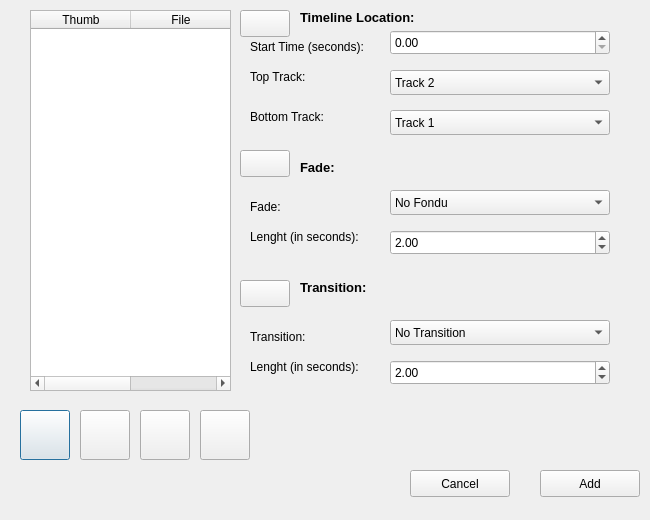
<?xml version="1.0" encoding="UTF-8"?>
<ui version="4.0">
 <class>Dialog</class>
 <widget class="QDialog" name="Dialog">
  <property name="geometry">
   <rect>
    <x>0</x>
    <y>0</y>
    <width>650</width>
    <height>520</height>
   </rect>
  </property>
  <property name="windowTitle">
   <string>Add To Timeline</string>
  </property>
  <property name="windowIcon">
   <iconset>
    <normaloff>../../../xdg/openshot.svg</normaloff>../../../xdg/openshot.svg</iconset>
  </property>
  <property name="locale">
   <locale language="English" country="UnitedStates"/>
  </property>
  <widget class="QTableWidget" name="tableWidget">
   <property name="geometry">
    <rect>
     <x>30</x>
     <y>10</y>
     <width>201</width>
     <height>381</height>
    </rect>
   </property>
   <column>
    <property name="text">
     <string>Thumb</string>
    </property>
   </column>
   <column>
    <property name="text">
     <string>File</string>
    </property>
   </column>
  </widget>
  <widget class="QPushButton" name="btnmoveup">
   <property name="geometry">
    <rect>
     <x>20</x>
     <y>410</y>
     <width>50</width>
     <height>50</height>
    </rect>
   </property>
   <property name="icon">
    <iconset theme="go-up" resource="../../images/openshot.qrc">
     <normaloff>:/icons/Compass/actions/nav-toolbar/go-up.svg</normaloff>:/icons/Compass/actions/nav-toolbar/go-up.svg</iconset>
   </property>
   <property name="iconSize">
    <size>
     <width>32</width>
     <height>32</height>
    </size>
   </property>
  </widget>
  <widget class="QPushButton" name="btnmovedown">
   <property name="geometry">
    <rect>
     <x>80</x>
     <y>410</y>
     <width>50</width>
     <height>50</height>
    </rect>
   </property>
   <property name="icon">
    <iconset theme="go-down" resource="../../images/openshot.qrc">
     <normaloff>:/icons/Compass/actions/nav-toolbar/go-down.svg</normaloff>:/icons/Compass/actions/nav-toolbar/go-down.svg</iconset>
   </property>
   <property name="iconSize">
    <size>
     <width>32</width>
     <height>32</height>
    </size>
   </property>
  </widget>
  <widget class="QPushButton" name="btncancel">
   <property name="geometry">
    <rect>
     <x>200</x>
     <y>410</y>
     <width>50</width>
     <height>50</height>
    </rect>
   </property>
   <property name="icon">
    <iconset theme="gtk-cancel" resource="../../images/openshot.qrc">
     <normaloff>:/icons/Compass/actions/misc/button-cancel.svg</normaloff>:/icons/Compass/actions/misc/button-cancel.svg</iconset>
   </property>
   <property name="iconSize">
    <size>
     <width>32</width>
     <height>32</height>
    </size>
   </property>
  </widget>
  <widget class="QPushButton" name="btnrefresh">
   <property name="geometry">
    <rect>
     <x>140</x>
     <y>410</y>
     <width>50</width>
     <height>50</height>
    </rect>
   </property>
   <property name="icon">
    <iconset theme="gtk-refresh" resource="../../images/openshot.qrc">
     <normaloff>:/icons/Compass/actions/misc/gtk-refresh.svg</normaloff>:/icons/Compass/actions/misc/gtk-refresh.svg</iconset>
   </property>
   <property name="iconSize">
    <size>
     <width>32</width>
     <height>32</height>
    </size>
   </property>
  </widget>
  <widget class="QPushButton" name="pushButton_5">
   <property name="geometry">
    <rect>
     <x>240</x>
     <y>10</y>
     <width>50</width>
     <height>27</height>
    </rect>
   </property>
   <property name="icon">
    <iconset theme="go-down">
     <normaloff/>
    </iconset>
   </property>
  </widget>
  <widget class="QPushButton" name="pushButton_6">
   <property name="geometry">
    <rect>
     <x>240</x>
     <y>150</y>
     <width>50</width>
     <height>27</height>
    </rect>
   </property>
   <property name="icon">
    <iconset theme="go-down">
     <normaloff/>
    </iconset>
   </property>
  </widget>
  <widget class="QPushButton" name="pushButton_7">
   <property name="geometry">
    <rect>
     <x>240</x>
     <y>280</y>
     <width>50</width>
     <height>27</height>
    </rect>
   </property>
   <property name="icon">
    <iconset theme="go-down">
     <normaloff/>
    </iconset>
   </property>
  </widget>
  <widget class="QLabel" name="label">
   <property name="geometry">
    <rect>
     <x>250</x>
     <y>330</y>
     <width>120</width>
     <height>15</height>
    </rect>
   </property>
   <property name="text">
    <string>&lt;html&gt;&lt;head/&gt;&lt;body&gt;&lt;p&gt;Transition:&lt;/p&gt;&lt;/body&gt;&lt;/html&gt;</string>
   </property>
  </widget>
  <widget class="QLabel" name="label_2">
   <property name="geometry">
    <rect>
     <x>250</x>
     <y>360</y>
     <width>120</width>
     <height>15</height>
    </rect>
   </property>
   <property name="text">
    <string>&lt;html&gt;&lt;head/&gt;&lt;body&gt;&lt;p&gt;Lenght (in seconds):&lt;/p&gt;&lt;/body&gt;&lt;/html&gt;</string>
   </property>
  </widget>
  <widget class="QLabel" name="label_3">
   <property name="geometry">
    <rect>
     <x>250</x>
     <y>200</y>
     <width>120</width>
     <height>15</height>
    </rect>
   </property>
   <property name="text">
    <string>&lt;html&gt;&lt;head/&gt;&lt;body&gt;&lt;p&gt;Fade:&lt;/p&gt;&lt;/body&gt;&lt;/html&gt;</string>
   </property>
  </widget>
  <widget class="QLabel" name="label_4">
   <property name="geometry">
    <rect>
     <x>250</x>
     <y>230</y>
     <width>120</width>
     <height>15</height>
    </rect>
   </property>
   <property name="text">
    <string>&lt;html&gt;&lt;head/&gt;&lt;body&gt;&lt;p&gt;Lenght (in seconds):&lt;/p&gt;&lt;/body&gt;&lt;/html&gt;</string>
   </property>
  </widget>
  <widget class="QLabel" name="label_5">
   <property name="geometry">
    <rect>
     <x>250</x>
     <y>40</y>
     <width>140</width>
     <height>15</height>
    </rect>
   </property>
   <property name="text">
    <string>&lt;html&gt;&lt;head/&gt;&lt;body&gt;&lt;p&gt;Start Time (seconds):&lt;/p&gt;&lt;/body&gt;&lt;/html&gt;</string>
   </property>
  </widget>
  <widget class="QLabel" name="label_6">
   <property name="geometry">
    <rect>
     <x>250</x>
     <y>70</y>
     <width>120</width>
     <height>15</height>
    </rect>
   </property>
   <property name="text">
    <string>&lt;html&gt;&lt;head/&gt;&lt;body&gt;&lt;p&gt;Top Track:&lt;/p&gt;&lt;/body&gt;&lt;/html&gt;</string>
   </property>
  </widget>
  <widget class="QLabel" name="label_7">
   <property name="geometry">
    <rect>
     <x>250</x>
     <y>110</y>
     <width>120</width>
     <height>15</height>
    </rect>
   </property>
   <property name="text">
    <string>&lt;html&gt;&lt;head/&gt;&lt;body&gt;&lt;p&gt;Bottom Track:&lt;/p&gt;&lt;/body&gt;&lt;/html&gt;</string>
   </property>
  </widget>
  <widget class="QComboBox" name="cmbtransition">
   <property name="geometry">
    <rect>
     <x>390</x>
     <y>320</y>
     <width>220</width>
     <height>25</height>
    </rect>
   </property>
   <item>
    <property name="text">
     <string>No Transition</string>
    </property>
   </item>
  </widget>
  <widget class="QComboBox" name="cmbfade">
   <property name="geometry">
    <rect>
     <x>390</x>
     <y>190</y>
     <width>220</width>
     <height>25</height>
    </rect>
   </property>
   <item>
    <property name="text">
     <string>No Fondu</string>
    </property>
   </item>
   <item>
    <property name="text">
     <string>Fade In</string>
    </property>
   </item>
   <item>
    <property name="text">
     <string>Fade Out</string>
    </property>
   </item>
   <item>
    <property name="text">
     <string>Fade In &amp; Out</string>
    </property>
   </item>
  </widget>
  <widget class="QComboBox" name="cmbtoptrack">
   <property name="geometry">
    <rect>
     <x>390</x>
     <y>70</y>
     <width>220</width>
     <height>25</height>
    </rect>
   </property>
   <item>
    <property name="text">
     <string>Track 2</string>
    </property>
   </item>
   <item>
    <property name="text">
     <string>Track 1</string>
    </property>
   </item>
  </widget>
  <widget class="QComboBox" name="cmbbottomtrack">
   <property name="geometry">
    <rect>
     <x>390</x>
     <y>110</y>
     <width>220</width>
     <height>25</height>
    </rect>
   </property>
   <item>
    <property name="text">
     <string>Track 1</string>
    </property>
   </item>
   <item>
    <property name="text">
     <string>Track 2</string>
    </property>
   </item>
  </widget>
  <widget class="QLabel" name="label_8">
   <property name="geometry">
    <rect>
     <x>300</x>
     <y>280</y>
     <width>140</width>
     <height>15</height>
    </rect>
   </property>
   <property name="text">
    <string>&lt;html&gt;&lt;head/&gt;&lt;body&gt;&lt;p&gt;&lt;span style=&quot; font-size:10pt; font-weight:600;&quot;&gt;Transition:&lt;/span&gt;&lt;/p&gt;&lt;/body&gt;&lt;/html&gt;</string>
   </property>
  </widget>
  <widget class="QLabel" name="label_9">
   <property name="geometry">
    <rect>
     <x>300</x>
     <y>160</y>
     <width>140</width>
     <height>15</height>
    </rect>
   </property>
   <property name="text">
    <string>&lt;html&gt;&lt;head/&gt;&lt;body&gt;&lt;p&gt;&lt;span style=&quot; font-size:10pt; font-weight:600;&quot;&gt;Fade:&lt;/span&gt;&lt;/p&gt;&lt;/body&gt;&lt;/html&gt;</string>
   </property>
  </widget>
  <widget class="QLabel" name="label_10">
   <property name="geometry">
    <rect>
     <x>300</x>
     <y>10</y>
     <width>140</width>
     <height>15</height>
    </rect>
   </property>
   <property name="text">
    <string>&lt;html&gt;&lt;head/&gt;&lt;body&gt;&lt;p&gt;&lt;span style=&quot; font-size:10pt; font-weight:600;&quot;&gt;Timeline Location:&lt;/span&gt;&lt;/p&gt;&lt;/body&gt;&lt;/html&gt;</string>
   </property>
  </widget>
  <widget class="QDoubleSpinBox" name="spbstarttime">
   <property name="geometry">
    <rect>
     <x>390</x>
     <y>30</y>
     <width>220</width>
     <height>25</height>
    </rect>
   </property>
  </widget>
  <widget class="QDoubleSpinBox" name="spbfadelenght">
   <property name="geometry">
    <rect>
     <x>390</x>
     <y>230</y>
     <width>220</width>
     <height>25</height>
    </rect>
   </property>
   <property name="value">
    <double>2.000000000000000</double>
   </property>
  </widget>
  <widget class="QDoubleSpinBox" name="spbtransitionlenght">
   <property name="geometry">
    <rect>
     <x>390</x>
     <y>360</y>
     <width>220</width>
     <height>25</height>
    </rect>
   </property>
   <property name="singleStep">
    <double>1.000000000000000</double>
   </property>
   <property name="value">
    <double>2.000000000000000</double>
   </property>
  </widget>
  <widget class="QPushButton" name="pushButton">
   <property name="geometry">
    <rect>
     <x>410</x>
     <y>470</y>
     <width>100</width>
     <height>27</height>
    </rect>
   </property>
   <property name="text">
    <string>Cancel</string>
   </property>
   <property name="icon">
    <iconset theme="gtk-cancel" resource="../../images/openshot.qrc">
     <normaloff>:/icons/Compass/actions/misc/button-cancel.svg</normaloff>:/icons/Compass/actions/misc/button-cancel.svg</iconset>
   </property>
  </widget>
  <widget class="QPushButton" name="pushButton_2">
   <property name="geometry">
    <rect>
     <x>540</x>
     <y>470</y>
     <width>100</width>
     <height>27</height>
    </rect>
   </property>
   <property name="text">
    <string>Add</string>
   </property>
   <property name="icon">
    <iconset theme="add" resource="../../images/openshot.qrc">
     <normaloff>:/icons/Compass/actions/misc/add.svg</normaloff>:/icons/Compass/actions/misc/add.svg</iconset>
   </property>
  </widget>
 </widget>
 <resources>
  <include location="../../images/openshot.qrc"/>
 </resources>
 <connections>
  <connection>
   <sender>pushButton</sender>
   <signal>clicked()</signal>
   <receiver>Dialog</receiver>
   <slot>reject()</slot>
   <hints>
    <hint type="sourcelabel">
     <x>441</x>
     <y>489</y>
    </hint>
    <hint type="destinationlabel">
     <x>310</x>
     <y>506</y>
    </hint>
   </hints>
  </connection>
  <connection>
   <sender>pushButton_2</sender>
   <signal>clicked()</signal>
   <receiver>Dialog</receiver>
   <slot>accept()</slot>
   <hints>
    <hint type="sourcelabel">
     <x>578</x>
     <y>487</y>
    </hint>
    <hint type="destinationlabel">
     <x>615</x>
     <y>517</y>
    </hint>
   </hints>
  </connection>
 </connections>
</ui>
